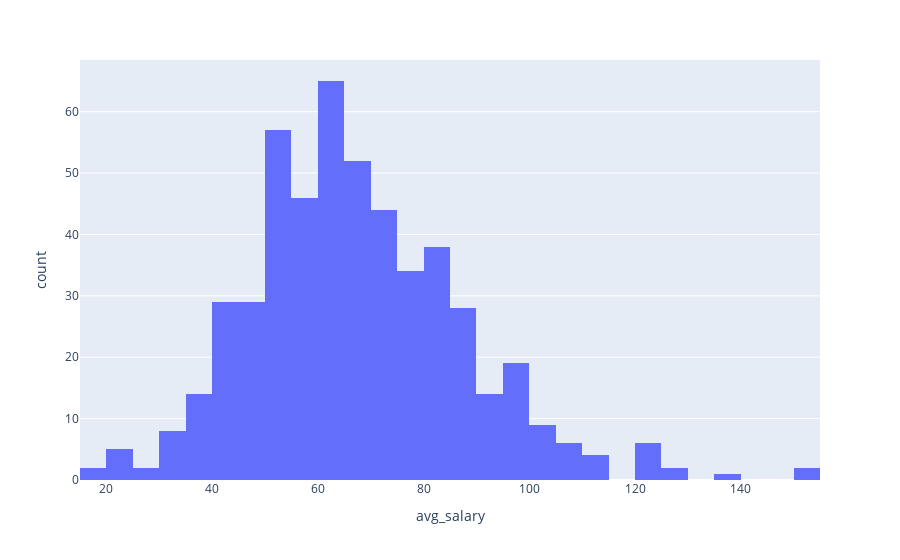

The cell this chart's notebook holds for it:
### Code cell
px.histogram(df, x="avg_salary")

### Figure 1 — Plotly figure (JSON) as saved in the notebook; plotly's stock layout.template omitted (floating-point values rounded to 4 significant figures; data arrays with more than 128 entries replaced by an {"elided": "..."} marker saying what was removed)
{"data": [{"alignmentgroup": "True", "bingroup": "x", "hovertemplate": "avg_salary=%{x}<br>count=%{y}<extra></extra>", "legendgroup": "", "marker": {"color": "#636efa"}, "name": "", "offsetgroup": "", "orientation": "v", "showlegend": false, "type": "histogram", "x": {"elided": "516 float values"}, "xaxis": "x", "yaxis": "y"}], "layout": {"barmode": "relative", "legend": {"tracegroupgap": 0}, "margin": {"t": 60}, "xaxis": {"anchor": "y", "domain": [0, 1], "title": {"text": "avg_salary"}}, "yaxis": {"anchor": "x", "domain": [0, 1], "title": {"text": "count"}}}}
